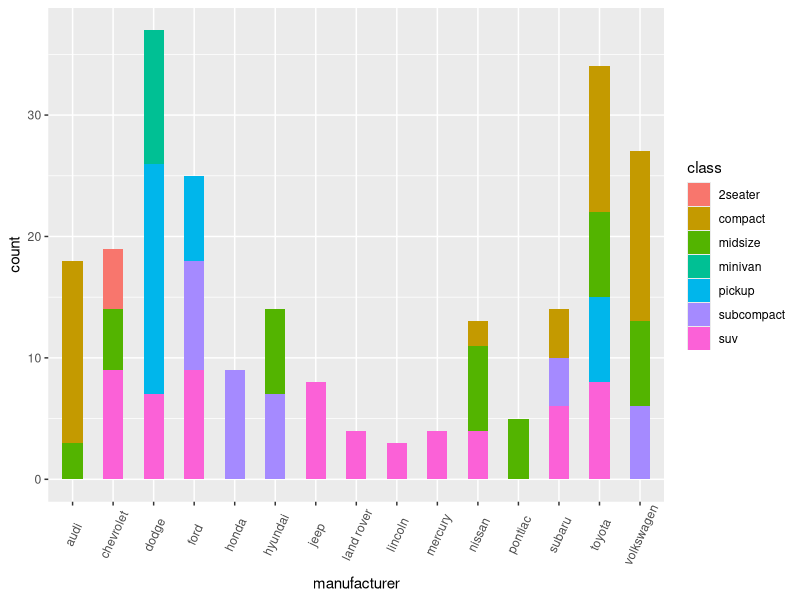

Source code (R):
library(ggplot2)
head(mpg)
mpg<-mpg
vis <- ggplot(mpg, aes(manufacturer))
vis + geom_bar(aes(fill=class), width = 0.5) + 
  theme(axis.text.x = element_text(angle=65, vjust=0.6)) 